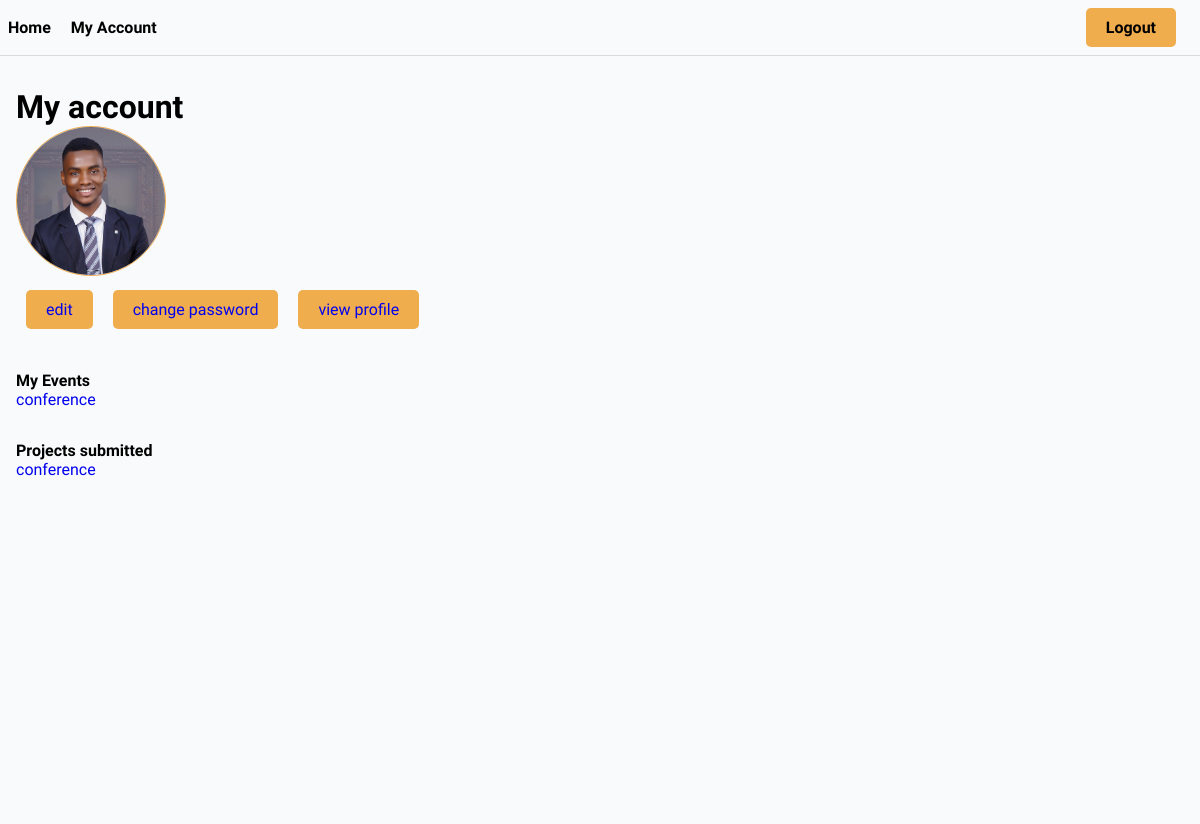
The page /user/my-account/ (signed in) on the database as committed earlier.
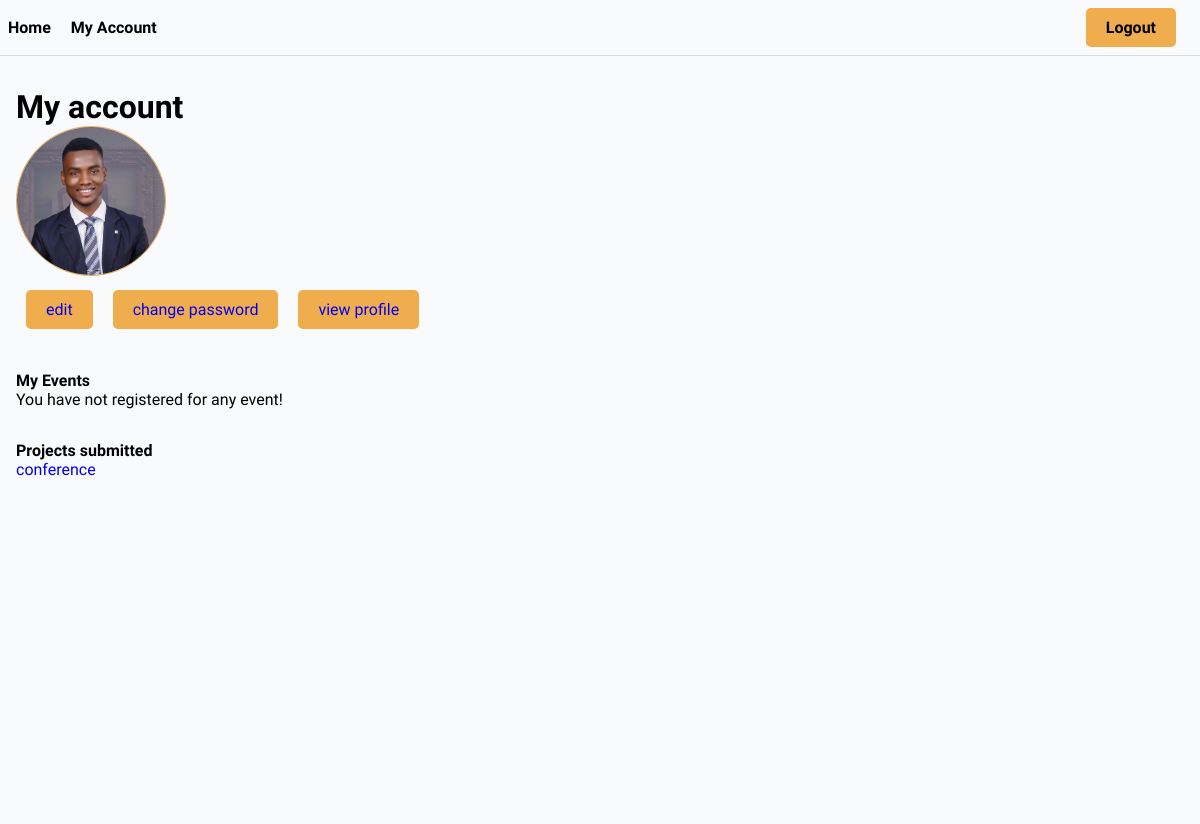
The same page on the database as committed later.
### core/models.py (models this page shows, shortened)
class Event(models.Model):
    name = models.CharField(max_length=200)
    description = models.TextField( null=True, blank=True)
    participants = models.ManyToManyField(User, blank=True, related_name='events')
    start_date = models.DateTimeField(null=True)
    end_date = models.DateTimeField(null=True)
    registration_deadline = models.DateTimeField(null=True)
    updated = models.DateTimeField(auto_now=True)
    created = models.DateTimeField(auto_now_add=True)
    id = models.UUIDField(primary_key=True, editable=False, unique=True, default=uuid.uuid4)

class Submission(models.Model):
    participant = models.ForeignKey(User, on_delete = models.SET_NULL, null=True, related_name="submissions")
    event = models.ForeignKey(Event, on_delete=models.SET_NULL, null=True)
    details = models.TextField(null=True, blank=True)
    id = models.UUIDField(primary_key=True, editable=False, unique=True, default=uuid.uuid4)

### users/views.py (the view, shortened to what this page needs)
# urls.py: path('my-account/', Account.as_view(), name="account"),
class Account(LoginRequiredMixin,View):
    def get(self, request):
        context = {}
        return render(request, 'users/account.html', context)

### templates/users/account.html (shortened to what this page needs)
{% extends 'base.html' %}
{% block content %}
<div class="section">
    <h1>My account</h1>
    {% if user.avatar %}
        <img class="avatar-lg" src="{{user.avatar.url}}" alt="">
    {% endif %}
    <div class="account-options">
        <a href="{% url 'edit-account' %}" class="btn btn-warning">edit</a>
        <a href="{% url 'change-password' request.user.id %}" class="btn btn-warning">change password</a>
        <a href="{% url 'user-profile' request.user.id %}" class="btn btn-warning">view profile</a>
    </div>
</div>
<div class="section">
    <h4>My Events</h4>
    {% for e in user.events.all %}
    <a href="{% url 'event' e.id %}">{{e.name}}</a><br>
    {% empty %}
   <p>You have not registered for any event!</p>
    {% endfor %}
</div>
<div class="section">
    <h4>Projects submitted</h4>
    {% for sub in user.submissions.all %}
    <a href="{% url 'update-submission' sub.id %}">{{sub.event.name}}</a><br>
    {% empty %}
    <p>You haven't made any project submission yet!</p>
    {% endfor %}
</div>
{% endblock content %}

Rows that differ between the two databases and show on the page:
no longer on this page (row edited): Event: name "conference"
Other text that changed with them:
text now shown: "You have not registered for any event!"
